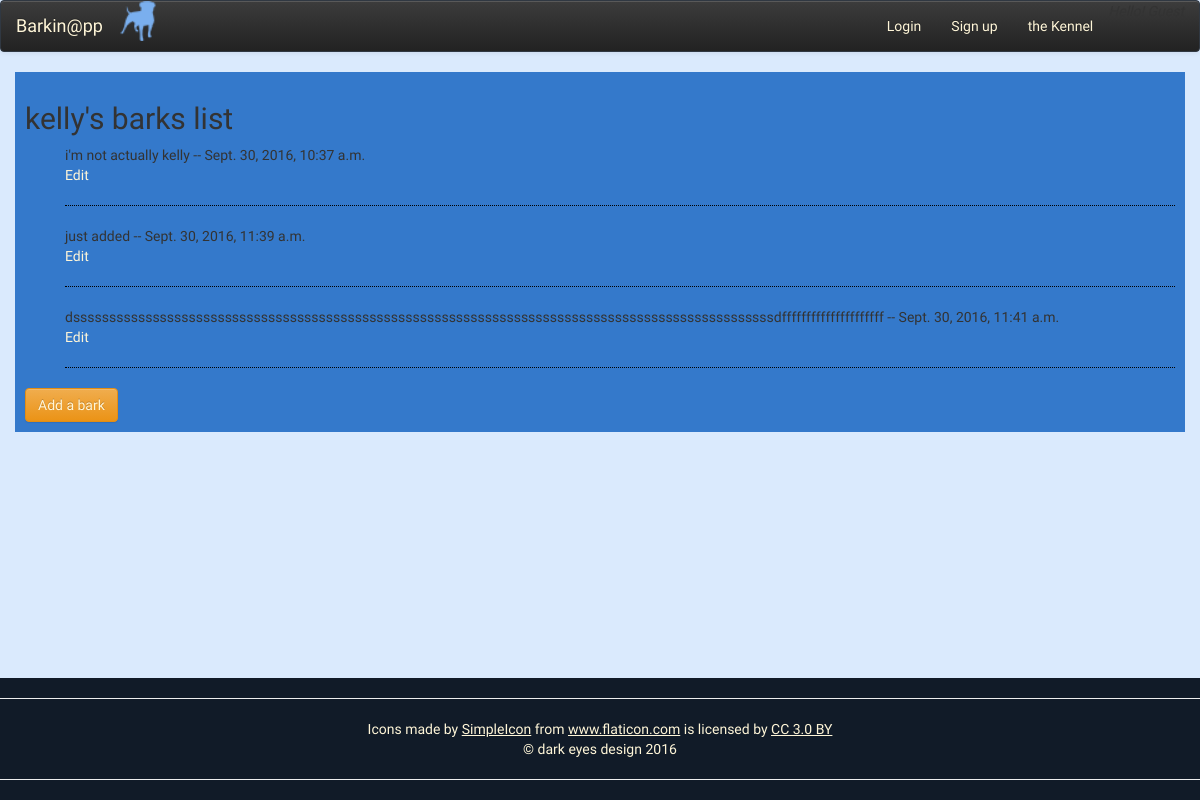
Page /barks/7/ on the earlier database version.
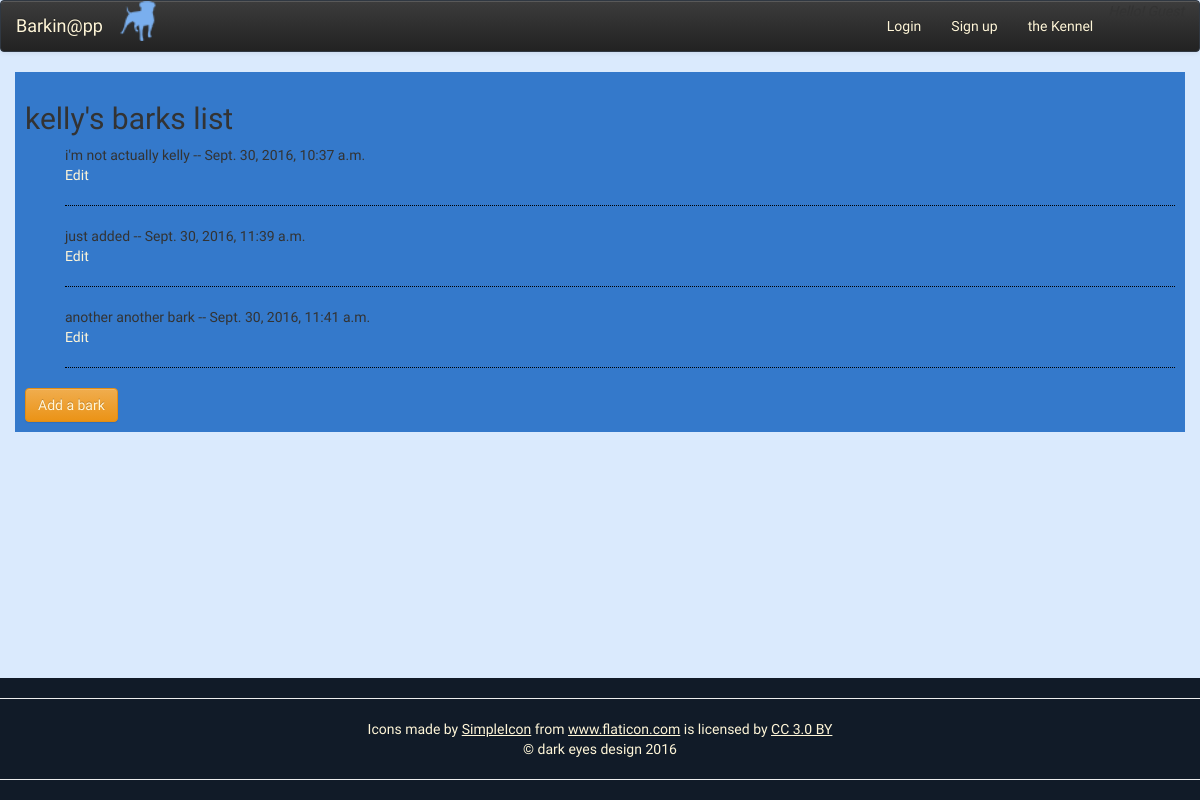
Same page on the later database version.
### barks/models.py (models this page shows)
class Bark(models.Model):
    user = models.ForeignKey(User, null=True, blank=True)
    content = models.CharField(max_length=120)
    post_date = models.DateTimeField(auto_now_add=True)
    def __str__(self):
        return self.content
    def get_absolute_url(self):
        return reverse("barks:edit_bark", args=[self.pk])

### barks/views.py (the view)
# urls.py: url(r'^(?P<id>\d+)/$', views.barks_list, name="barks_list"),
def barks_list(request, id=None):
    if id:
        user = User.objects.get(id=id)
        author = user
    else:
        user = request.user
        author = user
    bark_query = user.bark_set.all()
    context = {
        "author": author,
        "barks": bark_query,
    }
    return render(request, "barks/barks_list.html", context)

### barks/templates/barks/barks_list.html (shortened to what this page needs)
{% extends "core/base.html" %}
{% block content %}
    <h2>{{ author }}'s barks list</h2>
    <ul>
    {% for bark in barks %}
        <li>{{ bark }} -- {{ bark.post_date }}</li>
        <li><a href="{{ bark.get_absolute_url }}">Edit</a></li>
    <hr style="border-top: 1px dotted black;">
    {% endfor %}
    </ul>
<a class="btn btn-warning" href="{% url 'barks:add_bark' %}">Add a bark</a>
<div class="foot-user">
</div>
{% endblock content %}

Differences in the rows shown:
changed Bark: content "dsssssssssssssssssssssssssssssssssssssssssssssssssssssssssssssssssssssssssssssssssssssssssssssssssdfffffffffffffffffffff" → "another another bark"
